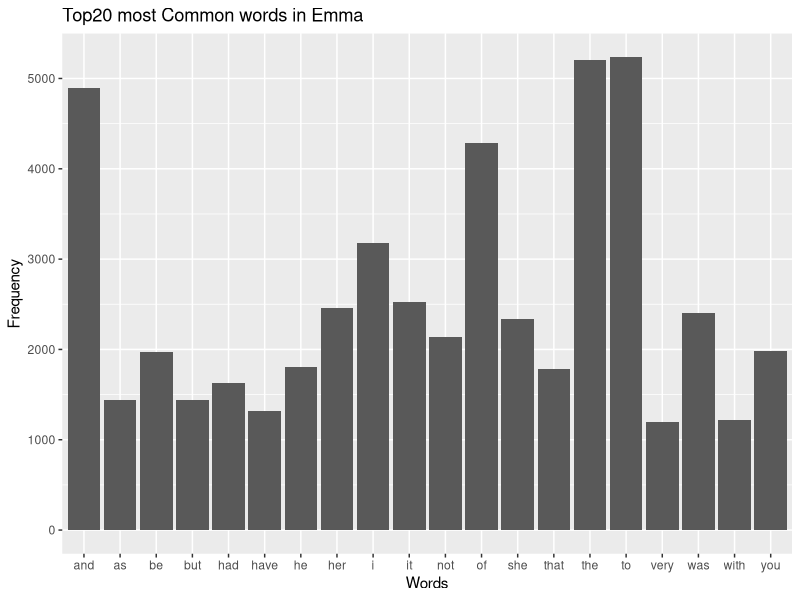

The R source for this figure: (Note: this script raises an error after producing the figure.)
## ---- chunk 1
#install if only necessary 
#install.packages("janeaustenr")
#install.packages(tidytext)
#install.packages("tm")
## ---- chunk 2
library(dplyr)# import for dplyr data manipulation. 
library(tidytext)# import to clean the text 
library(janeaustenr)#use for the textbook
library(tm)#textmining package for stop words removal 
library(ggplot2) #for plotting the function

library(testthat)#used to test the function 
## ---- chunk 3
#Exercise1 
#reference for stopwords removal: 
#https://medium.com/@esegui/stop-word-removal-in-r-9f46c4eef710
#reference on tokenizer package: https://cran.r-project.org/web/packages/tidytext/vignettes/tidytext.html


corpuso<-Corpus(VectorSource(janeaustenr::emma))
custom_stopwords <- c("is", "a", "for", "in")#custom the stopword
corpuso_cleaned<-tm_map(corpuso,removeWords,custom_stopwords)

text_cleaned <- as.character(corpuso_cleaned)# turn into character 

bookdata<-data.frame(text=text_cleaned[1])#turn the character into data frame for word analysis 

words<-bookdata%>%
	unnest_tokens(word,text)#restructure it as one token per row format to separate each line into words. 
 
word_counts <- words %>%
	count(word, sort = TRUE)
#pick the top 20 most frequently used words  
top20<-word_counts%>%
	slice_max(n,n=20)# pick the top 20 words 
# plot the histogram 
top20%>%
	ggplot(aes(x=word,y=n))+
	geom_col()+
	labs(title="Top20 most Common words in Emma",x="Words",y="Frequency") 

## ---- chunk 4
rearrange_f <- function(word) {
	 #check if it is a character 
  if (!is.character(word)){
  	stop("Input is not a chracter, double check")
  }
	# Convert the word to lowercase for consistency
  word <- tolower(word)
	# Check if the word starts with a vowel
 if (grepl("^[aeiou]", word)) {
    # Rule 1: Starts with a vowel,move the first letter to the end and add et in the end  
    rearranged <- paste0(substr(word, 2, nchar(word)), substr(word, 1, 1), "et")}
		
	else if (grepl("^(ch)|(cr)",word)){
		#Rule 2: if start  with ch or cr, move both letters to the end of the word and add et in the end 
		    rearranged <- paste0(substr(word, 3, nchar(word)), substr(word, 1, 2), "et")}
  else{ 
  	#rule3: move the last letter to the first if starts with a consonant not "ch or "cr"
		rearranged <- paste0(substr(word, nchar(word), nchar(word)),substr(word, 1, nchar(word)-1), "et")}
	
  
return(rearranged)	}
	
	
## ---- chunk 5
#' Title: Rearrange the word function (rearrange_f)
#'Function description: This function is to rearrange the characters provided in the word. Rule1:  If words begin with a vowel (aeiou), move the inital vowel letter to the end and then add et near the end of the word.Rule2:If the words begin with Ch or Cr, then move both letters to the end of the word and add et in the end. Rule3:  If the words begin with a consonant and the consonant is not Ch or Cr, move the last letter from the end to the begining and then add et near the end of the word.Lastly, the function will return an error message if the non-character is provided 

#' @param word: a character provided for word rearrangement 

#' @return A character that has been rearranged based on the rules  
#' @examples
#' rearrange_f("word")

#' rearrange_f("apple")
## ---- chunk 6
rearrange_f("word")

rearrange_f("apple")
rearrange_f("banana")
rearrange_f("crab")
rearrange_f(1)
## ---- chunk 7

#Test to see if character is the output 
test_that("A character is returned",{
         	expect_equal(class(rearrange_f("word")),"character")
          expect_equal(class(rearrange_f("apple")),"character")
          
  })


#test to see if running error if giving noncharacter input  
test_that("run into error ",{
	expect_error(rearrange_f(TRUE))
  expect_error(rearrange_f(1))
})


#Test if an expected value is generated 
#I first rearrnaged manually create two variables to indicate the output 

test_that ("generate the same out put",{
					expect_equal(rearrange_f("word"),"dworet")
          expect_equal(rearrange_f("apple"),"ppleaet")
          expect_equal(rearrange_f("crab"),"abcret")
          expect_equal(rearrange_f("chrome"),"romechet")
  })
